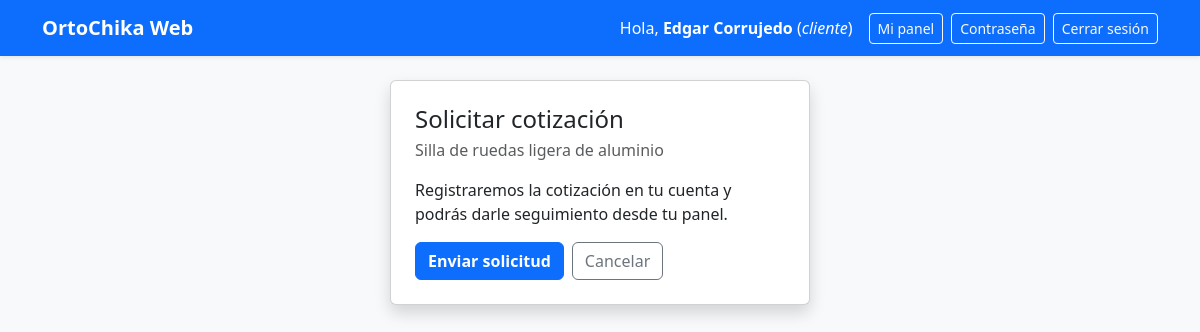
Screenshot of /producto/2/cotizar (signed in) with the database file from the repository.
### app/models/usuarios.py (models this page shows, shortened)
class Usuario(UserMixin, db.Model):
    __tablename__ = "Usuarios"
    id_usuario = db.Column(db.Integer, primary_key=True)
    nombre = db.Column(db.String(100), nullable=False)
    correo = db.Column(db.String(120), unique=True, nullable=False)
    telefono = db.Column(db.String(20))
    contrasena_hash = db.Column(db.String(255), nullable=False)
    rol = db.Column(db.String(20), nullable=False, default="cliente")
    cliente = db.relationship("Cliente", back_populates="usuario", uselist=False,
                              cascade="all, delete-orphan")
    especialista = db.relationship("Especialista", back_populates="usuario", uselist=False,
                                   cascade="all, delete-orphan")
    def tiene_rol(self, *roles):
        return self.rol in roles

### app/models/catalogo.py (models this page shows)
class ProductoServicio(db.Model):
    __tablename__ = "Productos_Servicios"
    id_producto = db.Column(db.Integer, primary_key=True)
    nombre = db.Column(db.String(120), nullable=False)
    descripcion = db.Column(db.Text)
    categoria = db.Column(db.String(60))
    precio_aprox = db.Column(db.Numeric(10, 2))
    imagen = db.Column(db.String(255))           # ruta/nombre dentro de static/img
    cotizaciones = db.relationship("Cotizacion", back_populates="producto")

### app/catalogo.py (the view, shortened to what this page needs)
@catalogo_bp.route("/producto/<int:id_producto>/cotizar", methods=["GET", "POST"])
def cotizar(id_producto):
    producto = db.get_or_404(ProductoServicio, id_producto)
    if current_user.is_authenticated and (not current_user.tiene_rol("cliente")
                                          or current_user.cliente is None):
        abort(403)
    return render_template("catalogo/cotizar.html", producto=producto)

### app/models/usuarios.py (called while the page is built)
@login_manager.user_loader
def cargar_usuario(user_id):
    return db.session.get(Usuario, int(user_id))

### app/templates/catalogo/cotizar.html (shortened to what this page needs)
{% extends "base.html" %}
{% block content %}
<div class="card shadow p-4 mx-auto auth-card">
  <h4 class="mb-1">Solicitar cotización</h4>
  <p class="text-muted">{{ producto.nombre }}</p>
  <form method="post">
    {% if current_user.is_authenticated %}
      <p>Registraremos la cotización en tu cuenta y podrás darle seguimiento desde tu panel.</p>
    {% endif %}
    <div class="d-flex gap-2">
      <button type="submit" class="btn btn-primary fw-bold">Enviar solicitud</button>
      <a href="{{ url_for('catalogo.detalle', id_producto=producto.id_producto) }}"
         class="btn btn-outline-secondary">Cancelar</a>
    </div>
  </form>
</div>
{% endblock %}

### app/templates/base.html (shortened to what this page needs)
<!doctype html>
<html lang="es">
<head>
  <link href="https://cdn.jsdelivr.net/npm/bootstrap@5.3.3/dist/css/bootstrap.min.css" rel="stylesheet">
  <link href="{{ url_for('static', filename='css/style.css') }}" rel="stylesheet">
</head>
<body class="bg-light">
  <nav class="navbar navbar-dark bg-primary shadow-sm">
    <div class="container">
      <a class="navbar-brand fw-bold" href="{{ url_for('catalogo.index') }}">OrtoChika Web</a>
      <div class="d-flex flex-wrap align-items-center gap-2 text-white">
        {% if current_user.is_authenticated %}
          <span class="me-2">Hola, <b>{{ current_user.nombre }}</b> (<i>{{ current_user.rol }}</i>)</span>
          <a class="btn btn-outline-light btn-sm" href="{{ url_for('main.dashboard') }}">Mi panel</a>
          <a class="btn btn-outline-light btn-sm" href="{{ url_for('auth.cambiar_contrasena') }}">Contraseña</a>
          <form method="post" action="{{ url_for('auth.logout') }}" class="m-0">
            <button type="submit" class="btn btn-outline-light btn-sm">Cerrar sesión</button>
          </form>
        {% else %}
          <a class="btn btn-outline-light btn-sm" href="{{ url_for('auth.login') }}">Iniciar sesión</a>
          <a class="btn btn-light btn-sm" href="{{ url_for('auth.registro') }}">Registrarse</a>
        {% endif %}
      </div>
    </div>
  </nav>
  <main class="container py-4">
    {% block content %}{% endblock %}
  </main>
</body>
</html>

### app/static/css/style.css (style rules this page uses)
.auth-card { max-width: 420px; }

### rows the page displays
Usuario: nombre "Edgar Corrujedo", rol "cliente"
ProductoServicio: nombre "Silla de ruedas ligera de aluminio"
